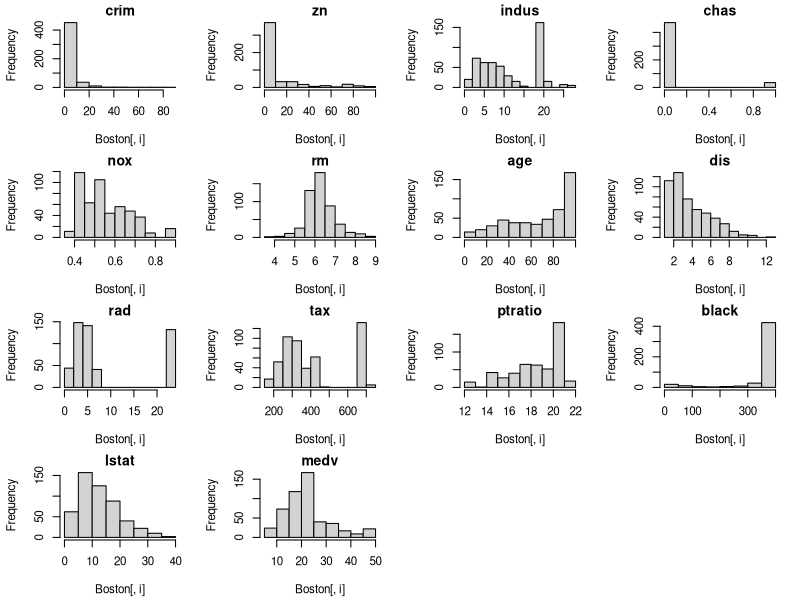
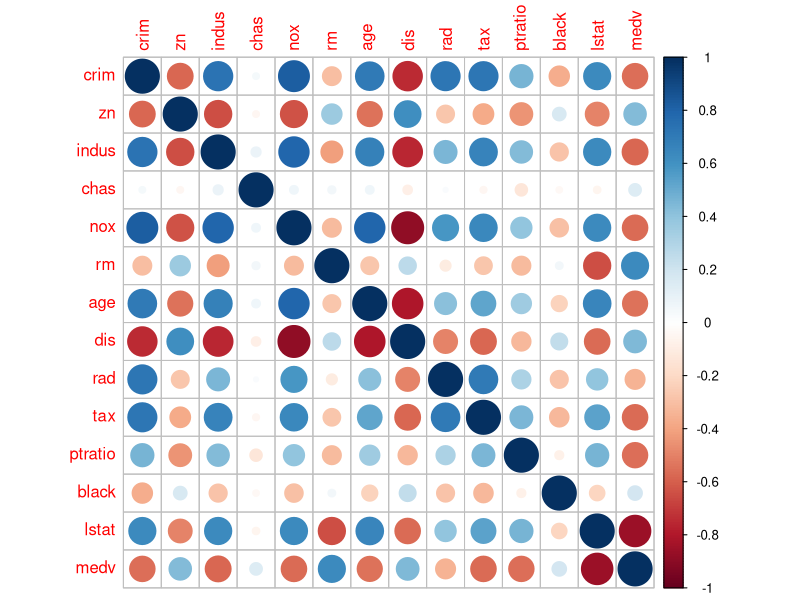
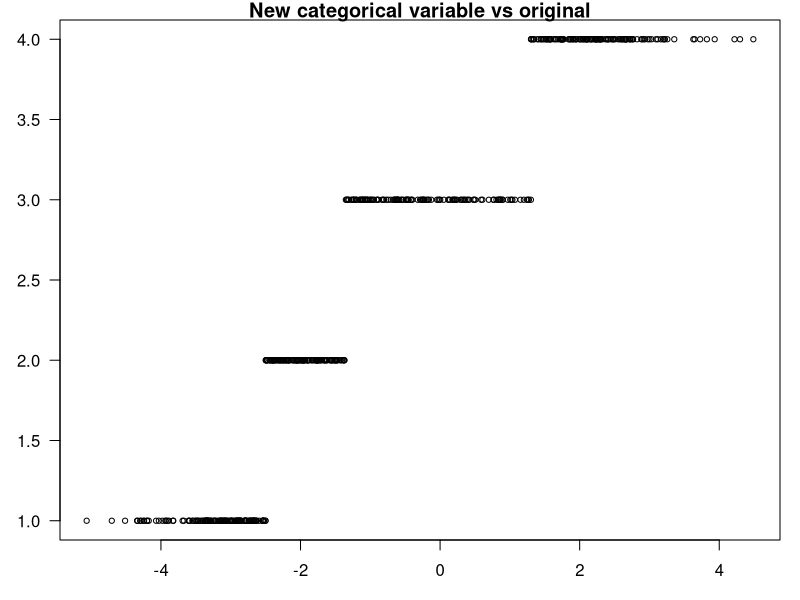
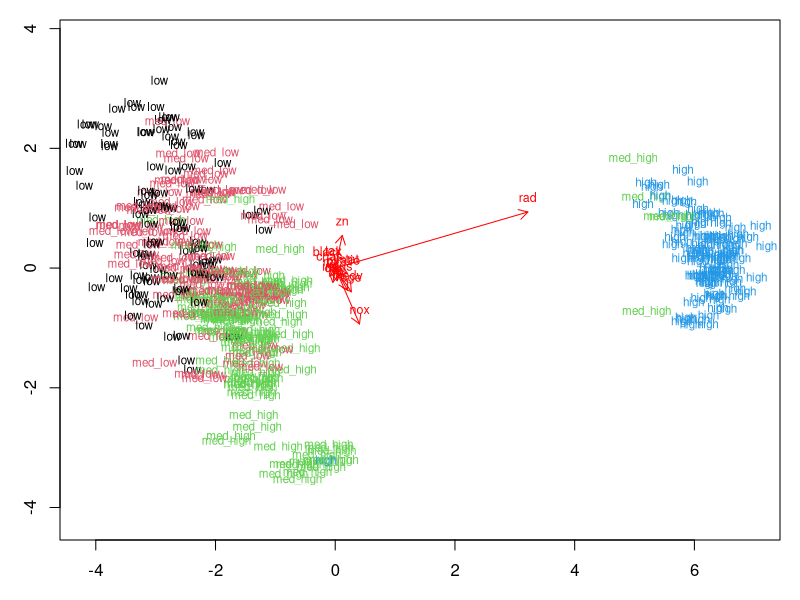
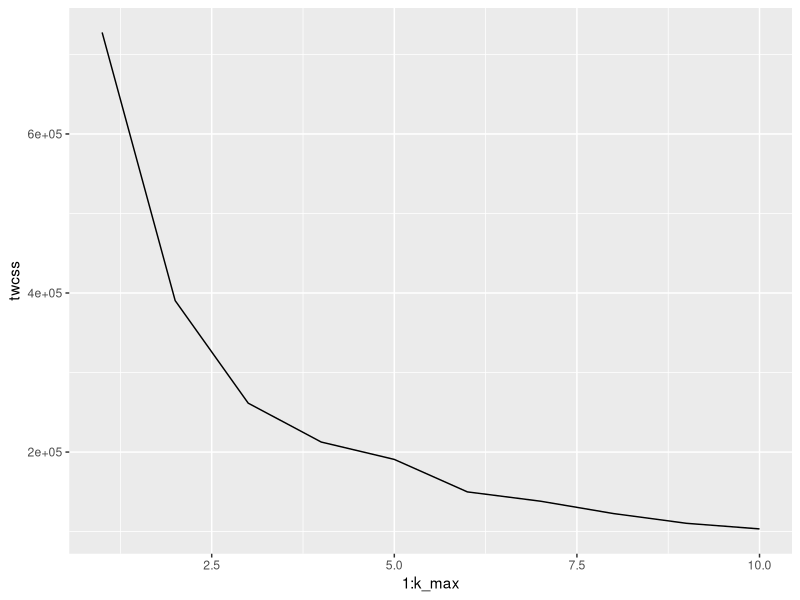
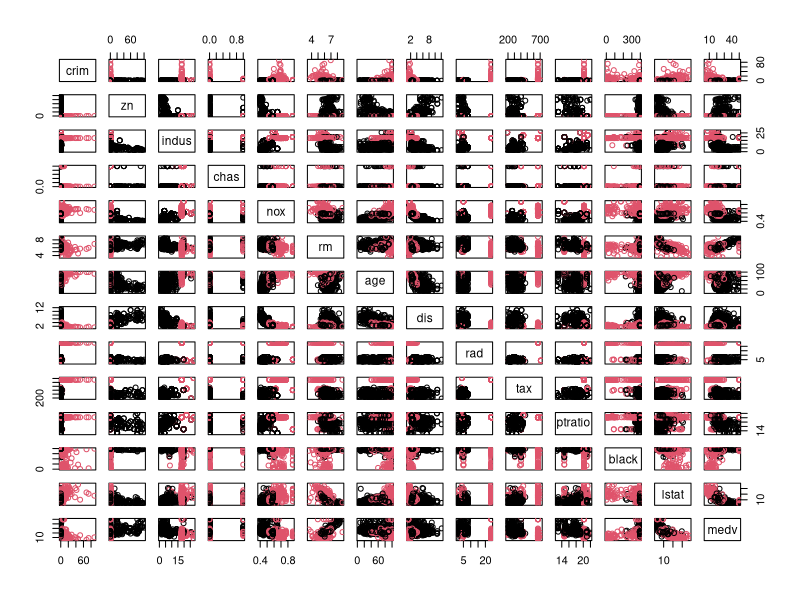
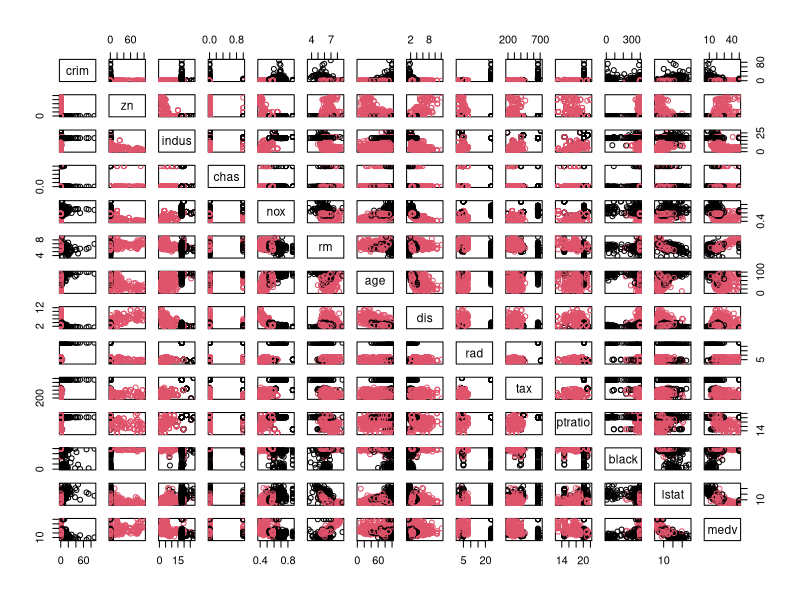
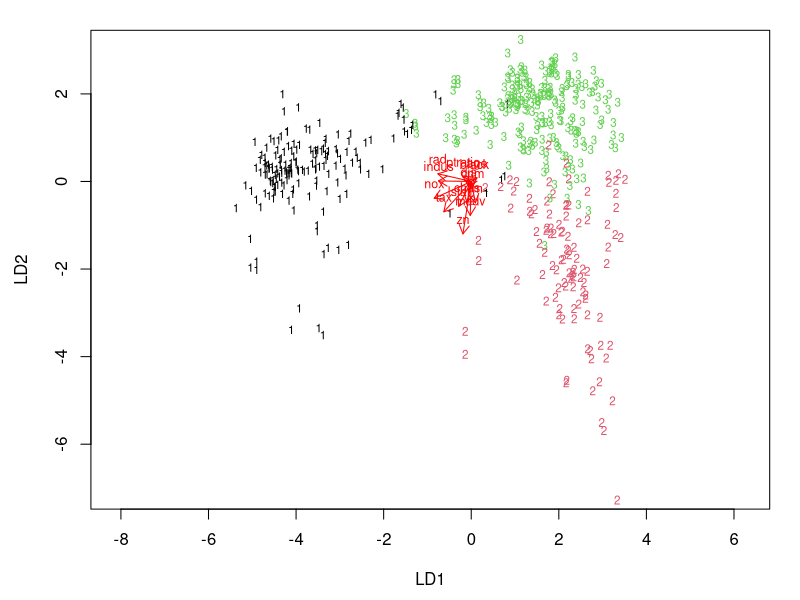

Here is the R script that generated these plots, in order:
# Author: Heti Pisarev
# Date: 18.11.2020
# Comment: 
# Cluster and classification
# 

##------------------
## Analysis part
##------------------
rm(list = ls())
library(MASS); library(corrplot); library(tidyverse)

#### 4.2.2 Load and describe data

# Load the data
data("Boston")

# Explore the dataset
str(Boston)                                  
dim(Boston)


#### 4.2.3 Overview of the data

# descriptive statistics
summary(Boston) 

# histograms
par(mfrow=c(4,4), mai=c(0.6, 0.6, 0.2, 0.2), cex=0.7)
for (i in 1:14) hist(Boston[,i], main=names(Boston)[i]) 

# calculate the correlation matrix and round it
cor_matrix<-cor(Boston, method="spearman") 
par(mfrow=c(1,1))
# print the correlation matrix
round(cor_matrix, 2)

# visualize the correlation matrix
corrplot(cor_matrix, method="circle")

# More fancy correlation graph - just for memorize
# corrplot(cor_matrix, method="circle", type="upper", cl.pos = "b", tl.pos = "d" , tl.cex = 0.6)

### 4.2.4 prepare dataset for discrminant analysis

# center and standardize variables
boston_scaled <- as.data.frame(scale(Boston))

# print out summaries of the scaled variables
summary(boston_scaled)

# create a quantile vector of crim and print it
bins <- quantile(boston_scaled$crim)
bins

# create a categorical variable 'crime'
boston_scaled$crime <- cut(boston_scaled$crim, breaks = bins, 
             include.lowest = TRUE, 
             label=c("low", "med_low", "med_high", "high"))

# look at the table of the new factor crime, compare original one (not scaled)
table(boston_scaled$crime)

# visualize new vs old crime
par(mai=c(0.6,0.6,0.2,0.2))
plot(log(Boston$crim), boston_scaled$crime, 
     main = "New categorical variable vs original", 
     las=1, cex=0.7)

# remove original crim from the dataset
boston_scaled <- dplyr::select(boston_scaled, -crim)


# Divide dataset to training (80%) and testing (20%)
# number of rows in the Boston dataset 
n <- dim(boston_scaled)[1]

# choose randomly 80% of the rows
ind <- sample(n,  size = n * 0.8)

# create train set
train <- boston_scaled[ind,]

# create test set 
test <- boston_scaled[-ind,]



### 4.2.5 Fit the linear discriminant analysis

# Linear discriminant analysis
lda.fit <- lda(crime ~ ., data = train)

# Print the lda.fit object
lda.fit

# the function for lda biplot arrows
lda.arrows <- function(x, myscale = 1, arrow_heads = 0.1, color = "red", tex = 0.75, choices = c(1,2)){
  heads <- coef(x)
  arrows(x0 = 0, y0 = 0, 
         x1 = myscale * heads[,choices[1]], 
         y1 = myscale * heads[,choices[2]], col=color, length = arrow_heads)
  text(myscale * heads[,choices], labels = row.names(heads), 
       cex = tex, col=color, pos=3)
}

# target classes as numeric
classes <- as.numeric(train$crime)

# plot the lda results
plot(lda.fit , dimen = 2, col=classes, pch=classes)
lda.arrows(lda.fit, myscale = 1)

### 4.2.6 Test the model

# save the correct classes from test data
test$correct_classes <- test$crime

# remove the crime variable from test data
test <- dplyr::select(test, -crime)

# predict classes with test data
lda.pred <- predict(lda.fit, newdata = test)

# cross tabulate the results
a = table(correct = test$correct_classes, predicted = lda.pred$class)
a
# correct predictions
sum(a[1,1]+a[2,2]+a[3,3]+a[4,4]) / sum(a)
 
### 4.2.7 Cluster analysis

# euclidean distance matrix
dist_eu <- dist(boston_scaled)

# look at the summary of the distances
summary(dist_eu)

# manhattan distance matrix
dist_man <- dist(boston_scaled, method="manhattan")
# look at the summary of the distances
summary(dist_man)

# determine the number of clusters
set.seed(123)
k_max <- 10

# calculate the total within sum of squares
twcss <- sapply(1:k_max, function(k){kmeans(dist_eu, k)$tot.withinss})

# visualize the results
qplot(x = 1:k_max, y = twcss, geom = 'line')


# k-means clustering
km <-kmeans(dist_eu, centers = 2)

# plot the Boston dataset with clusters
pairs(Boston, col = km$cluster)


# k-means clustering
km <-kmeans(dist_eu, centers = 2)

# plot the Boston dataset with clusters
pairs(Boston, col = km$cluster)



boston_scaled <- as.data.frame(scale(Boston))
dist_eu <- dist(boston_scaled)
boston_scaled$target<-kmeans(dist_eu, centers = 3)$cluster
lda.fit <- lda(target  ~ ., data = boston_scaled)
classes <- as.numeric(boston_scaled$target)
plot(lda.fit , dimen = 2, col=classes, pch=classes)
lda.arrows(lda.fit, myscale = 1)
lda.pred <- predict(lda.fit, newdata = boston_scaled)
a = table(correct = boston_scaled$target, predicted = lda.pred$class)
a 
sum(a[1,1]+a[2,2]+a[3,3]) / sum(a)
